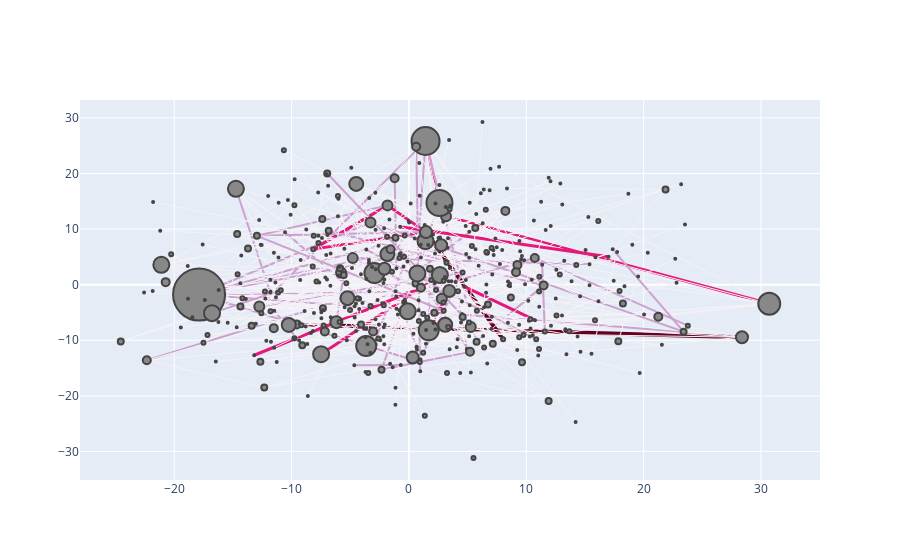

Notebook source saved alongside this figure:
### Code cell
# Plot network with top words (k=3), where size is number of tweets
configure_plotly_browser_state()
plotNetworkSizeColor(TravelGraph)
